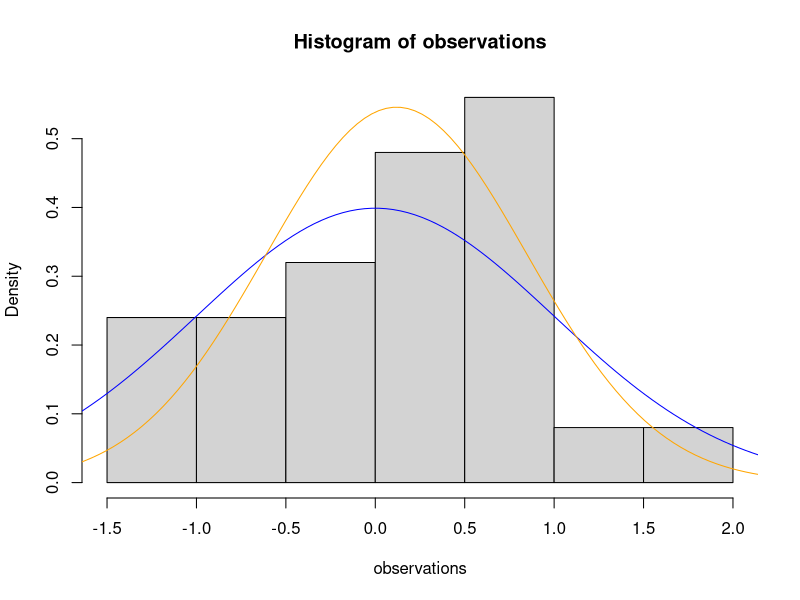
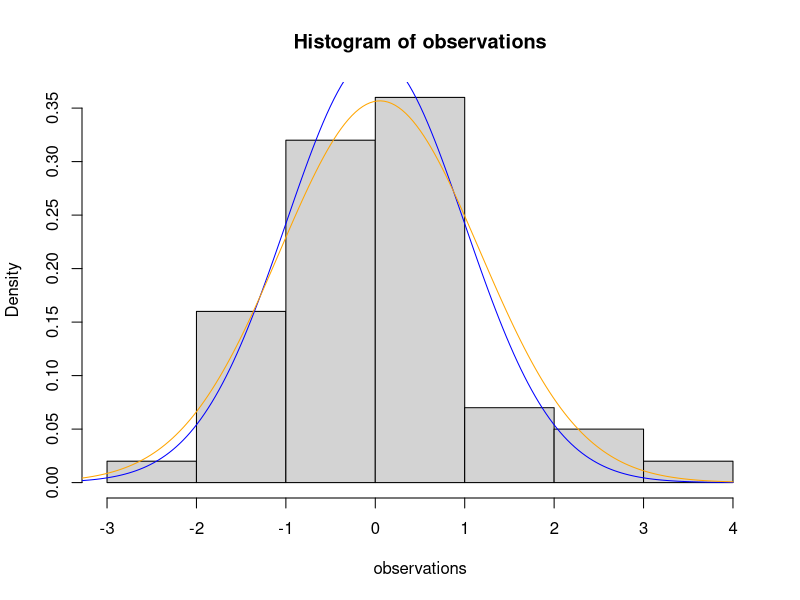
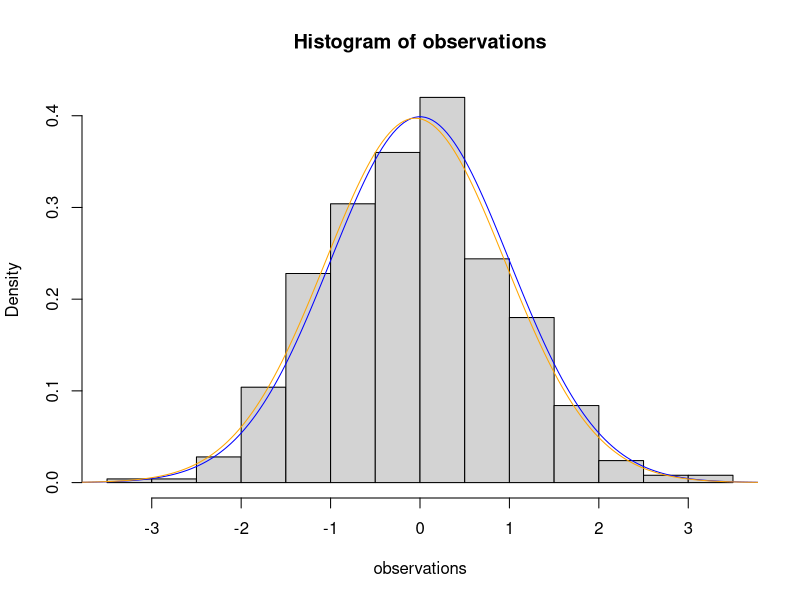

R code for these plots, in order:
#Oefening4.8
#met een n=25
# eigenschappen verdeling
m <- 0
s <- 1

# theoretische dichtheidscurve
x <- seq(from = m-4*s, 
         to = m+4*s, 
         length.out = 200)
#bereken de dichtheidsfunctie
y <- dnorm(x,m,s)

# observaties
observations <- rnorm(25,m,s)

m_o <- mean(observations)	# steekproefgemiddelde
s_o <- sd(observations)	# steekproef stdev
y_o <- dnorm(x, mean = m_o, sd = s_o)	# gemeten dichtheidscurve

# plot
hist(observations, freq = FALSE) # historgram
lines(x,y, col = 'blue') # theoretisch
lines(x, y_o, col = 'orange') # schatting (uit steekproef)

#met een n=100
# eigenschappen verdeling
m <- 0
s <- 1

# theoretische dichtheidscurve
x <- seq(from = m-4*s, 
         to = m+4*s, 
         length.out = 200)
#bereken de dichtheidsfunctie
y <- dnorm(x,m,s)

# observaties
observations <- rnorm(100,m,s)

m_o <- mean(observations)	# steekproefgemiddelde
s_o <- sd(observations)	# steekproef stdev
y_o <- dnorm(x, mean = m_o, sd = s_o)	# gemeten dichtheidscurve

# plot
hist(observations, freq = FALSE) # historgram
lines(x,y, col = 'blue') # theoretisch
lines(x, y_o, col = 'orange') # schatting (uit steekproef)

#met een n=500
# eigenschappen verdeling
m <- 0
s <- 1

# theoretische dichtheidscurve
x <- seq(from = m-4*s, 
         to = m+4*s, 
         length.out = 200)
#bereken de dichtheidsfunctie
y <- dnorm(x,m,s)

# observaties
observations <- rnorm(500,m,s)

m_o <- mean(observations)	# steekproefgemiddelde
s_o <- sd(observations)	# steekproef stdev
y_o <- dnorm(x, mean = m_o, sd = s_o)	# gemeten dichtheidscurve

# plot
hist(observations, freq = FALSE) # historgram
lines(x,y, col = 'blue') # theoretisch
lines(x, y_o, col = 'orange') # schatting (uit steekproef)
